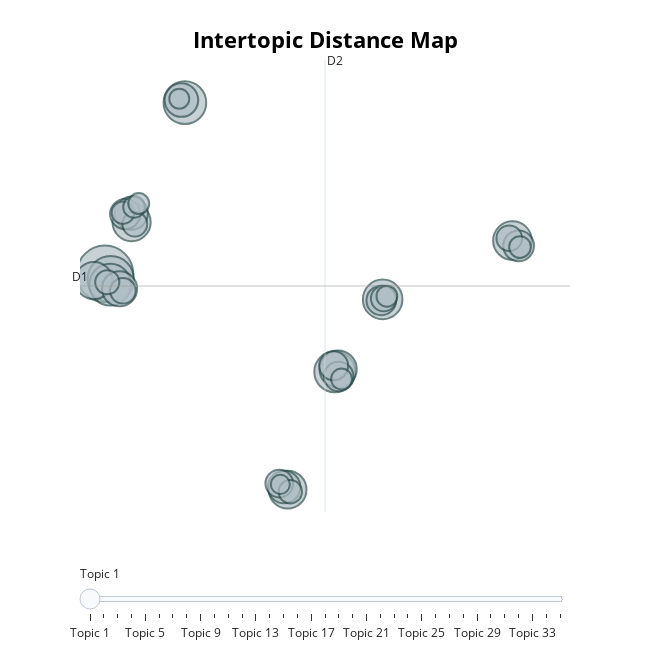

Write notebook code for a chart like this one.
### Code cell
fig1 = topic_model.visualize_topics()

### Figure 1 — Plotly figure (JSON) as saved in the notebook; plotly's stock layout.template omitted (floating-point values rounded to 4 significant figures)
{"data": [{"customdata": [[1, "signor | natura | anima | materia | esso", 88], [2, "libri | biblioteca | leggere | libro | giornali", 59], [3, "occhi | mammina | dito | ingannato | giocare", 50], [4, "libertà | potevo | potuto | vivere | via", 48], [5, "moglie | matrimonio | lascio | sù | marito", 46], [6, "par | com | avvenuto | piccina | possibile", 43], [7, "gridai | esclamai | riso | risi | ridere", 41], [8, "disse | colpa | municipio | esclamò | gemette", 40], [9, "italia | marchese | venuto | francese | signor", 39], [10, "morto | vivo | morte | cadavere | umano", 38], [11, "moglie | madre | figliuoli | batta | dote", 38], [12, "pascal | vivo | morto | addosso | tante", 34], [13, "madre | mamma | zia | scolastica | vedova", 31], [14, "occhio | occhiali | capelli | corti | barbiere", 30], [15, "bruttissimo | torto | suocero | esclamò | ragione", 29], [16, "signor | esclamò | solleva | colpi | dormo", 26], [17, "mano | guardò | man | guardar | quegli", 25], [18, "dissi | pronto | digo | devi | rispose", 24], [19, "sì | pulitamente | accertarsi | avantaciarse | voilà", 24], [20, "udite | rifà | alza | anca | andiamo", 23], [21, "riassumendo | trasecolai | eco | intesi | ", 21], [22, "possibile | stride | meravigliarsi | consuma | immagino", 18], [23, "candida | signora | vestia | bernaldez | está", 18], [24, "lapide | concittadini | attestato | roulettes | cvor", 18], [25, "sentii | gola | girò | forte | punto", 17], [26, "biglietti | portafogli | libero | cercavo | contare", 16], [27, "treno | stazione | papaveri | giornale | parola", 15], [28, "viaggio | ponte | berrettino | inverno | cappellaccio", 14], [29, "mano | mani | spalle | occhi | passò", 13], [30, "signor | dorme | debba | donne | linguaggio", 13], [31, "dottor | servo | consideri | clericale | pane", 12], [32, "ani | passà | trant | careccia | contra", 12], [33, "gracie | luce | bugia | cachetes | pardon", 12], [34, "abbajava | zampine | supplizio | cagnetta | bernaldez", 11], [35, "fratello | ritrovato | denunziato | patir | affermazione", 10]], "hovertemplate": "<b>Topic %{customdata[0]}</b><br>Words: %{customdata[1]}<br>Size: %{customdata[2]}", "legendgroup": "", "marker": {"color": "#B0BEC5", "line": {"color": "DarkSlateGrey", "width": 2}, "size": [88, 59, 50, 48, 46, 43, 41, 40, 39, 38, 38, 34, 31, 30, 29, 26, 25, 24, 24, 23, 21, 18, 18, 18, 17, 16, 15, 14, 13, 13, 12, 12, 12, 11, 10], "sizemode": "area", "sizeref": 0.055, "symbol": "circle"}, "mode": "markers", "name": "", "orientation": "v", "showlegend": false, "type": "scatter", "x": [-4.165, -3.872, -0.09371, -3.897, 7.54, 9.979, 16.59, -2.808, 5.139, 7.712, -4.727, -3.423, -0.2715, -2.819, 4.96, 16.9, -3.137, 7.74, 9.907, 7.484, 4.713, 10.03, 16.43, -3.253, -2.647, -4.048, 5.274, -3.249, -2.683, 16.98, 7.885, -2.444, 10.2, -0.3806, 4.767], "xaxis": "x", "y": [5.647, 5.285, 17.37, 4.907, -1.053, 3.904, 7.929, 9.189, -9.116, -0.8751, 5.193, 4.632, 17.54, 9.796, -8.943, 7.566, 9.739, -1.371, 3.834, -0.6364, -8.702, 3.961, 8.091, 4.491, 9.058, 5.077, -9.258, 9.836, 10.23, 7.483, -1.544, 10.46, 4.121, 17.64, -8.756], "yaxis": "y"}], "layout": {"annotations": [{"showarrow": false, "text": "D1", "x": -5.437, "y": 4.819, "yshift": 10}, {"showarrow": false, "text": "D2", "x": 7.043, "xshift": 10, "y": 20.29}], "height": 650, "hoverlabel": {"bgcolor": "white", "font": {"family": "Rockwell", "size": 16}}, "legend": {"itemsizing": "constant", "tracegroupgap": 0}, "margin": {"t": 60}, "shapes": [{"line": {"color": "#CFD8DC", "width": 2}, "type": "line", "x0": 7.043, "x1": 7.043, "y0": -10.65, "y1": 20.29}, {"line": {"color": "#9E9E9E", "width": 2}, "type": "line", "x0": -5.437, "x1": 19.52, "y0": 4.819, "y1": 4.819}], "sliders": [{"active": 0, "pad": {"t": 50}, "steps": [{"args": [{"marker.color": [["red", "#B0BEC5", "#B0BEC5", "#B0BEC5", "#B0BEC5", "#B0BEC5", "#B0BEC5", "#B0BEC5", "#B0BEC5", "#B0BEC5", "#B0BEC5", "#B0BEC5", "#B0BEC5", "#B0BEC5", "#B0BEC5", "#B0BEC5", "#B0BEC5", "#B0BEC5", "#B0BEC5", "#B0BEC5", "#B0BEC5", "#B0BEC5", "#B0BEC5", "#B0BEC5", "#B0BEC5", "#B0BEC5", "#B0BEC5", "#B0BEC5", "#B0BEC5", "#B0BEC5", "#B0BEC5", "#B0BEC5", "#B0BEC5", "#B0BEC5", "#B0BEC5"]]}], "label": "Topic 1", "method": "update"}, {"args": [{"marker.color": [["#B0BEC5", "red", "#B0BEC5", "#B0BEC5", "#B0BEC5", "#B0BEC5", "#B0BEC5", "#B0BEC5", "#B0BEC5", "#B0BEC5", "#B0BEC5", "#B0BEC5", "#B0BEC5", "#B0BEC5", "#B0BEC5", "#B0BEC5", "#B0BEC5", "#B0BEC5", "#B0BEC5", "#B0BEC5", "#B0BEC5", "#B0BEC5", "#B0BEC5", "#B0BEC5", "#B0BEC5", "#B0BEC5", "#B0BEC5", "#B0BEC5", "#B0BEC5", "#B0BEC5", "#B0BEC5", "#B0BEC5", "#B0BEC5", "#B0BEC5", "#B0BEC5"]]}], "label": "Topic 2", "method": "update"}, {"args": [{"marker.color": [["#B0BEC5", "#B0BEC5", "red", "#B0BEC5", "#B0BEC5", "#B0BEC5", "#B0BEC5", "#B0BEC5", "#B0BEC5", "#B0BEC5", "#B0BEC5", "#B0BEC5", "#B0BEC5", "#B0BEC5", "#B0BEC5", "#B0BEC5", "#B0BEC5", "#B0BEC5", "#B0BEC5", "#B0BEC5", "#B0BEC5", "#B0BEC5", "#B0BEC5", "#B0BEC5", "#B0BEC5", "#B0BEC5", "#B0BEC5", "#B0BEC5", "#B0BEC5", "#B0BEC5", "#B0BEC5", "#B0BEC5", "#B0BEC5", "#B0BEC5", "#B0BEC5"]]}], "label": "Topic 3", "method": "update"}, {"args": [{"marker.color": [["#B0BEC5", "#B0BEC5", "#B0BEC5", "red", "#B0BEC5", "#B0BEC5", "#B0BEC5", "#B0BEC5", "#B0BEC5", "#B0BEC5", "#B0BEC5", "#B0BEC5", "#B0BEC5", "#B0BEC5", "#B0BEC5", "#B0BEC5", "#B0BEC5", "#B0BEC5", "#B0BEC5", "#B0BEC5", "#B0BEC5", "#B0BEC5", "#B0BEC5", "#B0BEC5", "#B0BEC5", "#B0BEC5", "#B0BEC5", "#B0BEC5", "#B0BEC5", "#B0BEC5", "#B0BEC5", "#B0BEC5", "#B0BEC5", "#B0BEC5", "#B0BEC5"]]}], "label": "Topic 4", "method": "update"}, {"args": [{"marker.color": [["#B0BEC5", "#B0BEC5", "#B0BEC5", "#B0BEC5", "red", "#B0BEC5", "#B0BEC5", "#B0BEC5", "#B0BEC5", "#B0BEC5", "#B0BEC5", "#B0BEC5", "#B0BEC5", "#B0BEC5", "#B0BEC5", "#B0BEC5", "#B0BEC5", "#B0BEC5", "#B0BEC5", "#B0BEC5", "#B0BEC5", "#B0BEC5", "#B0BEC5", "#B0BEC5", "#B0BEC5", "#B0BEC5", "#B0BEC5", "#B0BEC5", "#B0BEC5", "#B0BEC5", "#B0BEC5", "#B0BEC5", "#B0BEC5", "#B0BEC5", "#B0BEC5"]]}], "label": "Topic 5", "method": "update"}, {"args": [{"marker.color": [["#B0BEC5", "#B0BEC5", "#B0BEC5", "#B0BEC5", "#B0BEC5", "red", "#B0BEC5", "#B0BEC5", "#B0BEC5", "#B0BEC5", "#B0BEC5", "#B0BEC5", "#B0BEC5", "#B0BEC5", "#B0BEC5", "#B0BEC5", "#B0BEC5", "#B0BEC5", "#B0BEC5", "#B0BEC5", "#B0BEC5", "#B0BEC5", "#B0BEC5", "#B0BEC5", "#B0BEC5", "#B0BEC5", "#B0BEC5", "#B0BEC5", "#B0BEC5", "#B0BEC5", "#B0BEC5", "#B0BEC5", "#B0BEC5", "#B0BEC5", "#B0BEC5"]]}], "label": "Topic 6", "method": "update"}, {"args": [{"marker.color": [["#B0BEC5", "#B0BEC5", "#B0BEC5", "#B0BEC5", "#B0BEC5", "#B0BEC5", "red", "#B0BEC5", "#B0BEC5", "#B0BEC5", "#B0BEC5", "#B0BEC5", "#B0BEC5", "#B0BEC5", "#B0BEC5", "#B0BEC5", "#B0BEC5", "#B0BEC5", "#B0BEC5", "#B0BEC5", "#B0BEC5", "#B0BEC5", "#B0BEC5", "#B0BEC5", "#B0BEC5", "#B0BEC5", "#B0BEC5", "#B0BEC5", "#B0BEC5", "#B0BEC5", "#B0BEC5", "#B0BEC5", "#B0BEC5", "#B0BEC5", "#B0BEC5"]]}], "label": "Topic 7", "method": "update"}, {"args": [{"marker.color": [["#B0BEC5", "#B0BEC5", "#B0BEC5", "#B0BEC5", "#B0BEC5", "#B0BEC5", "#B0BEC5", "red", "#B0BEC5", "#B0BEC5", "#B0BEC5", "#B0BEC5", "#B0BEC5", "#B0BEC5", "#B0BEC5", "#B0BEC5", "#B0BEC5", "#B0BEC5", "#B0BEC5", "#B0BEC5", "#B0BEC5", "#B0BEC5", "#B0BEC5", "#B0BEC5", "#B0BEC5", "#B0BEC5", "#B0BEC5", "#B0BEC5", "#B0BEC5", "#B0BEC5", "#B0BEC5", "#B0BEC5", "#B0BEC5", "#B0BEC5", "#B0BEC5"]]}], "label": "Topic 8", "method": "update"}, {"args": [{"marker.color": [["#B0BEC5", "#B0BEC5", "#B0BEC5", "#B0BEC5", "#B0BEC5", "#B0BEC5", "#B0BEC5", "#B0BEC5", "red", "#B0BEC5", "#B0BEC5", "#B0BEC5", "#B0BEC5", "#B0BEC5", "#B0BEC5", "#B0BEC5", "#B0BEC5", "#B0BEC5", "#B0BEC5", "#B0BEC5", "#B0BEC5", "#B0BEC5", "#B0BEC5", "#B0BEC5", "#B0BEC5", "#B0BEC5", "#B0BEC5", "#B0BEC5", "#B0BEC5", "#B0BEC5", "#B0BEC5", "#B0BEC5", "#B0BEC5", "#B0BEC5", "#B0BEC5"]]}], "label": "Topic 9", "method": "update"}, {"args": [{"marker.color": [["#B0BEC5", "#B0BEC5", "#B0BEC5", "#B0BEC5", "#B0BEC5", "#B0BEC5", "#B0BEC5", "#B0BEC5", "#B0BEC5", "red", "#B0BEC5", "#B0BEC5", "#B0BEC5", "#B0BEC5", "#B0BEC5", "#B0BEC5", "#B0BEC5", "#B0BEC5", "#B0BEC5", "#B0BEC5", "#B0BEC5", "#B0BEC5", "#B0BEC5", "#B0BEC5", "#B0BEC5", "#B0BEC5", "#B0BEC5", "#B0BEC5", "#B0BEC5", "#B0BEC5", "#B0BEC5", "#B0BEC5", "#B0BEC5", "#B0BEC5", "#B0BEC5"]]}], "label": "Topic 10", "method": "update"}, {"args": [{"marker.color": [["#B0BEC5", "#B0BEC5", "#B0BEC5", "#B0BEC5", "#B0BEC5", "#B0BEC5", "#B0BEC5", "#B0BEC5", "#B0BEC5", "#B0BEC5", "red", "#B0BEC5", "#B0BEC5", "#B0BEC5", "#B0BEC5", "#B0BEC5", "#B0BEC5", "#B0BEC5", "#B0BEC5", "#B0BEC5", "#B0BEC5", "#B0BEC5", "#B0BEC5", "#B0BEC5", "#B0BEC5", "#B0BEC5", "#B0BEC5", "#B0BEC5", "#B0BEC5", "#B0BEC5", "#B0BEC5", "#B0BEC5", "#B0BEC5", "#B0BEC5", "#B0BEC5"]]}], "label": "Topic 11", "method": "update"}, {"args": [{"marker.color": [["#B0BEC5", "#B0BEC5", "#B0BEC5", "#B0BEC5", "#B0BEC5", "#B0BEC5", "#B0BEC5", "#B0BEC5", "#B0BEC5", "#B0BEC5", "#B0BEC5", "red", "#B0BEC5", "#B0BEC5", "#B0BEC5", "#B0BEC5", "#B0BEC5", "#B0BEC5", "#B0BEC5", "#B0BEC5", "#B0BEC5", "#B0BEC5", "#B0BEC5", "#B0BEC5", "#B0BEC5", "#B0BEC5", "#B0BEC5", "#B0BEC5", "#B0BEC5", "#B0BEC5", "#B0BEC5", "#B0BEC5", "#B0BEC5", "#B0BEC5", "#B0BEC5"]]}], "label": "Topic 12", "method": "update"}, {"args": [{"marker.color": [["#B0BEC5", "#B0BEC5", "#B0BEC5", "#B0BEC5", "#B0BEC5", "#B0BEC5", "#B0BEC5", "#B0BEC5", "#B0BEC5", "#B0BEC5", "#B0BEC5", "#B0BEC5", "red", "#B0BEC5", "#B0BEC5", "#B0BEC5", "#B0BEC5", "#B0BEC5", "#B0BEC5", "#B0BEC5", "#B0BEC5", "#B0BEC5", "#B0BEC5", "#B0BEC5", "#B0BEC5", "#B0BEC5", "#B0BEC5", "#B0BEC5", "#B0BEC5", "#B0BEC5", "#B0BEC5", "#B0BEC5", "#B0BEC5", "#B0BEC5", "#B0BEC5"]]}], "label": "Topic 13", "method": "update"}, {"args": [{"marker.color": [["#B0BEC5", "#B0BEC5", "#B0BEC5", "#B0BEC5", "#B0BEC5", "#B0BEC5", "#B0BEC5", "#B0BEC5", "#B0BEC5", "#B0BEC5", "#B0BEC5", "#B0BEC5", "#B0BEC5", "red", "#B0BEC5", "#B0BEC5", "#B0BEC5", "#B0BEC5", "#B0BEC5", "#B0BEC5", "#B0BEC5", "#B0BEC5", "#B0BEC5", "#B0BEC5", "#B0BEC5", "#B0BEC5", "#B0BEC5", "#B0BEC5", "#B0BEC5", "#B0BEC5", "#B0BEC5", "#B0BEC5", "#B0BEC5", "#B0BEC5", "#B0BEC5"]]}], "label": "Topic 14", "method": "update"}, {"args": [{"marker.color": [["#B0BEC5", "#B0BEC5", "#B0BEC5", "#B0BEC5", "#B0BEC5", "#B0BEC5", "#B0BEC5", "#B0BEC5", "#B0BEC5", "#B0BEC5", "#B0BEC5", "#B0BEC5", "#B0BEC5", "#B0BEC5", "red", "#B0BEC5", "#B0BEC5", "#B0BEC5", "#B0BEC5", "#B0BEC5", "#B0BEC5", "#B0BEC5", "#B0BEC5", "#B0BEC5", "#B0BEC5", "#B0BEC5", "#B0BEC5", "#B0BEC5", "#B0BEC5", "#B0BEC5", "#B0BEC5", "#B0BEC5", "#B0BEC5", "#B0BEC5", "#B0BEC5"]]}], "label": "Topic 15", "method": "update"}, {"args": [{"marker.color": [["#B0BEC5", "#B0BEC5", "#B0BEC5", "#B0BEC5", "#B0BEC5", "#B0BEC5", "#B0BEC5", "#B0BEC5", "#B0BEC5", "#B0BEC5", "#B0BEC5", "#B0BEC5", "#B0BEC5", "#B0BEC5", "#B0BEC5", "red", "#B0BEC5", "#B0BEC5", "#B0BEC5", "#B0BEC5", "#B0BEC5", "#B0BEC5", "#B0BEC5", "#B0BEC5", "#B0BEC5", "#B0BEC5", "#B0BEC5", "#B0BEC5", "#B0BEC5", "#B0BEC5", "#B0BEC5", "#B0BEC5", "#B0BEC5", "#B0BEC5", "#B0BEC5"]]}], "label": "Topic 16", "method": "update"}, {"args": [{"marker.color": [["#B0BEC5", "#B0BEC5", "#B0BEC5", "#B0BEC5", "#B0BEC5", "#B0BEC5", "#B0BEC5", "#B0BEC5", "#B0BEC5", "#B0BEC5", "#B0BEC5", "#B0BEC5", "#B0BEC5", "#B0BEC5", "#B0BEC5", "#B0BEC5", "red", "#B0BEC5", "#B0BEC5", "#B0BEC5", "#B0BEC5", "#B0BEC5", "#B0BEC5", "#B0BEC5", "#B0BEC5", "#B0BEC5", "#B0BEC5", "#B0BEC5", "#B0BEC5", "#B0BEC5", "#B0BEC5", "#B0BEC5", "#B0BEC5", "#B0BEC5", "#B0BEC5"]]}], "label": "Topic 17", "method": "update"}, {"args": [{"marker.color": [["#B0BEC5", "#B0BEC5", "#B0BEC5", "#B0BEC5", "#B0BEC5", "#B0BEC5", "#B0BEC5", "#B0BEC5", "#B0BEC5", "#B0BEC5", "#B0BEC5", "#B0BEC5", "#B0BEC5", "#B0BEC5", "#B0BEC5", "#B0BEC5", "#B0BEC5", "red", "#B0BEC5", "#B0BEC5", "#B0BEC5", "#B0BEC5", "#B0BEC5", "#B0BEC5", "#B0BEC5", "#B0BEC5", "#B0BEC5", "#B0BEC5", "#B0BEC5", "#B0BEC5", "#B0BEC5", "#B0BEC5", "#B0BEC5", "#B0BEC5", "#B0BEC5"]]}], "label": "Topic 18", "method": "update"}, {"args": [{"marker.color": [["#B0BEC5", "#B0BEC5", "#B0BEC5", "#B0BEC5", "#B0BEC5", "#B0BEC5", "#B0BEC5", "#B0BEC5", "#B0BEC5", "#B0BEC5", "#B0BEC5", "#B0BEC5", "#B0BEC5", "#B0BEC5", "#B0BEC5", "#B0BEC5", "#B0BEC5", "#B0BEC5", "red", "#B0BEC5", "#B0BEC5", "#B0BEC5", "#B0BEC5", "#B0BEC5", "#B0BEC5", "#B0BEC5", "#B0BEC5", "#B0BEC5", "#B0BEC5", "#B0BEC5", "#B0BEC5", "#B0BEC5", "#B0BEC5", "#B0BEC5", "#B0BEC5"]]}], "label": "Topic 19", "method": "update"}, {"args": [{"marker.color": [["#B0BEC5", "#B0BEC5", "#B0BEC5", "#B0BEC5", "#B0BEC5", "#B0BEC5", "#B0BEC5", "#B0BEC5", "#B0BEC5", "#B0BEC5", "#B0BEC5", "#B0BEC5", "#B0BEC5", "#B0BEC5", "#B0BEC5", "#B0BEC5", "#B0BEC5", "#B0BEC5", "#B0BEC5", "red", "#B0BEC5", "#B0BEC5", "#B0BEC5", "#B0BEC5", "#B0BEC5", "#B0BEC5", "#B0BEC5", "#B0BEC5", "#B0BEC5", "#B0BEC5", "#B0BEC5", "#B0BEC5", "#B0BEC5", "#B0BEC5", "#B0BEC5"]]}], "label": "Topic 20", "method": "update"}, {"args": [{"marker.color": [["#B0BEC5", "#B0BEC5", "#B0BEC5", "#B0BEC5", "#B0BEC5", "#B0BEC5", "#B0BEC5", "#B0BEC5", "#B0BEC5", "#B0BEC5", "#B0BEC5", "#B0BEC5", "#B0BEC5", "#B0BEC5", "#B0BEC5", "#B0BEC5", "#B0BEC5", "#B0BEC5", "#B0BEC5", "#B0BEC5", "red", "#B0BEC5", "#B0BEC5", "#B0BEC5", "#B0BEC5", "#B0BEC5", "#B0BEC5", "#B0BEC5", "#B0BEC5", "#B0BEC5", "#B0BEC5", "#B0BEC5", "#B0BEC5", "#B0BEC5", "#B0BEC5"]]}], "label": "Topic 21", "method": "update"}, {"args": [{"marker.color": [["#B0BEC5", "#B0BEC5", "#B0BEC5", "#B0BEC5", "#B0BEC5", "#B0BEC5", "#B0BEC5", "#B0BEC5", "#B0BEC5", "#B0BEC5", "#B0BEC5", "#B0BEC5", "#B0BEC5", "#B0BEC5", "#B0BEC5", "#B0BEC5", "#B0BEC5", "#B0BEC5", "#B0BEC5", "#B0BEC5", "#B0BEC5", "red", "#B0BEC5", "#B0BEC5", "#B0BEC5", "#B0BEC5", "#B0BEC5", "#B0BEC5", "#B0BEC5", "#B0BEC5", "#B0BEC5", "#B0BEC5", "#B0BEC5", "#B0BEC5", "#B0BEC5"]]}], "label": "Topic 22", "method": "update"}, {"args": [{"marker.color": [["#B0BEC5", "#B0BEC5", "#B0BEC5", "#B0BEC5", "#B0BEC5", "#B0BEC5", "#B0BEC5", "#B0BEC5", "#B0BEC5", "#B0BEC5", "#B0BEC5", "#B0BEC5", "#B0BEC5", "#B0BEC5", "#B0BEC5", "#B0BEC5", "#B0BEC5", "#B0BEC5", "#B0BEC5", "#B0BEC5", "#B0BEC5", "#B0BEC5", "red", "#B0BEC5", "#B0BEC5", "#B0BEC5", "#B0BEC5", "#B0BEC5", "#B0BEC5", "#B0BEC5", "#B0BEC5", "#B0BEC5", "#B0BEC5", "#B0BEC5", "#B0BEC5"]]}], "label": "Topic 23", "method": "update"}, {"args": [{"marker.color": [["#B0BEC5", "#B0BEC5", "#B0BEC5", "#B0BEC5", "#B0BEC5", "#B0BEC5", "#B0BEC5", "#B0BEC5", "#B0BEC5", "#B0BEC5", "#B0BEC5", "#B0BEC5", "#B0BEC5", "#B0BEC5", "#B0BEC5", "#B0BEC5", "#B0BEC5", "#B0BEC5", "#B0BEC5", "#B0BEC5", "#B0BEC5", "#B0BEC5", "#B0BEC5", "red", "#B0BEC5", "#B0BEC5", "#B0BEC5", "#B0BEC5", "#B0BEC5", "#B0BEC5", "#B0BEC5", "#B0BEC5", "#B0BEC5", "#B0BEC5", "#B0BEC5"]]}], "label": "Topic 24", "method": "update"}, {"args": [{"marker.color": [["#B0BEC5", "#B0BEC5", "#B0BEC5", "#B0BEC5", "#B0BEC5", "#B0BEC5", "#B0BEC5", "#B0BEC5", "#B0BEC5", "#B0BEC5", "#B0BEC5", "#B0BEC5", "#B0BEC5", "#B0BEC5", "#B0BEC5", "#B0BEC5", "#B0BEC5", "#B0BEC5", "#B0BEC5", "#B0BEC5", "#B0BEC5", "#B0BEC5", "#B0BEC5", "#B0BEC5", "red", "#B0BEC5", "#B0BEC5", "#B0BEC5", "#B0BEC5", "#B0BEC5", "#B0BEC5", "#B0BEC5", "#B0BEC5", "#B0BEC5", "#B0BEC5"]]}], "label": "Topic 25", "method": "update"}, {"args": [{"marker.color": [["#B0BEC5", "#B0BEC5", "#B0BEC5", "#B0BEC5", "#B0BEC5", "#B0BEC5", "#B0BEC5", "#B0BEC5", "#B0BEC5", "#B0BEC5", "#B0BEC5", "#B0BEC5", "#B0BEC5", "#B0BEC5", "#B0BEC5", "#B0BEC5", "#B0BEC5", "#B0BEC5", "#B0BEC5", "#B0BEC5", "#B0BEC5", "#B0BEC5", "#B0BEC5", "#B0BEC5", "#B0BEC5", "red", "#B0BEC5", "#B0BEC5", "#B0BEC5", "#B0BEC5", "#B0BEC5", "#B0BEC5", "#B0BEC5", "#B0BEC5", "#B0BEC5"]]}], "label": "Topic 26", "method": "update"}, {"args": [{"marker.color": [["#B0BEC5", "#B0BEC5", "#B0BEC5", "#B0BEC5", "#B0BEC5", "#B0BEC5", "#B0BEC5", "#B0BEC5", "#B0BEC5", "#B0BEC5", "#B0BEC5", "#B0BEC5", "#B0BEC5", "#B0BEC5", "#B0BEC5", "#B0BEC5", "#B0BEC5", "#B0BEC5", "#B0BEC5", "#B0BEC5", "#B0BEC5", "#B0BEC5", "#B0BEC5", "#B0BEC5", "#B0BEC5", "#B0BEC5", "red", "#B0BEC5", "#B0BEC5", "#B0BEC5", "#B0BEC5", "#B0BEC5", "#B0BEC5", "#B0BEC5", "#B0BEC5"]]}], "label": "Topic 27", "method": "update"}, {"args": [{"marker.color": [["#B0BEC5", "#B0BEC5", "#B0BEC5", "#B0BEC5", "#B0BEC5", "#B0BEC5", "#B0BEC5", "#B0BEC5", "#B0BEC5", "#B0BEC5", "#B0BEC5", "#B0BEC5", "#B0BEC5", "#B0BEC5", "#B0BEC5", "#B0BEC5", "#B0BEC5", "#B0BEC5", "#B0BEC5", "#B0BEC5", "#B0BEC5", "#B0BEC5", "#B0BEC5", "#B0BEC5", "#B0BEC5", "#B0BEC5", "#B0BEC5", "red", "#B0BEC5", "#B0BEC5", "#B0BEC5", "#B0BEC5", "#B0BEC5", "#B0BEC5", "#B0BEC5"]]}], "label": "Topic 28", "method": "update"}, {"args": [{"marker.color": [["#B0BEC5", "#B0BEC5", "#B0BEC5", "#B0BEC5", "#B0BEC5", "#B0BEC5", "#B0BEC5", "#B0BEC5", "#B0BEC5", "#B0BEC5", "#B0BEC5", "#B0BEC5", "#B0BEC5", "#B0BEC5", "#B0BEC5", "#B0BEC5", "#B0BEC5", "#B0BEC5", "#B0BEC5", "#B0BEC5", "#B0BEC5", "#B0BEC5", "#B0BEC5", "#B0BEC5", "#B0BEC5", "#B0BEC5", "#B0BEC5", "#B0BEC5", "red", "#B0BEC5", "#B0BEC5", "#B0BEC5", "#B0BEC5", "#B0BEC5", "#B0BEC5"]]}], "label": "Topic 29", "method": "update"}, {"args": [{"marker.color": [["#B0BEC5", "#B0BEC5", "#B0BEC5", "#B0BEC5", "#B0BEC5", "#B0BEC5", "#B0BEC5", "#B0BEC5", "#B0BEC5", "#B0BEC5", "#B0BEC5", "#B0BEC5", "#B0BEC5", "#B0BEC5", "#B0BEC5", "#B0BEC5", "#B0BEC5", "#B0BEC5", "#B0BEC5", "#B0BEC5", "#B0BEC5", "#B0BEC5", "#B0BEC5", "#B0BEC5", "#B0BEC5", "#B0BEC5", "#B0BEC5", "#B0BEC5", "#B0BEC5", "red", "#B0BEC5", "#B0BEC5", "#B0BEC5", "#B0BEC5", "#B0BEC5"]]}], "label": "Topic 30", "method": "update"}, {"args": [{"marker.color": [["#B0BEC5", "#B0BEC5", "#B0BEC5", "#B0BEC5", "#B0BEC5", "#B0BEC5", "#B0BEC5", "#B0BEC5", "#B0BEC5", "#B0BEC5", "#B0BEC5", "#B0BEC5", "#B0BEC5", "#B0BEC5", "#B0BEC5", "#B0BEC5", "#B0BEC5", "#B0BEC5", "#B0BEC5", "#B0BEC5", "#B0BEC5", "#B0BEC5", "#B0BEC5", "#B0BEC5", "#B0BEC5", "#B0BEC5", "#B0BEC5", "#B0BEC5", "#B0BEC5", "#B0BEC5", "red", "#B0BEC5", "#B0BEC5", "#B0BEC5", "#B0BEC5"]]}], "label": "Topic 31", "method": "update"}, {"args": [{"marker.color": [["#B0BEC5", "#B0BEC5", "#B0BEC5", "#B0BEC5", "#B0BEC5", "#B0BEC5", "#B0BEC5", "#B0BEC5", "#B0BEC5", "#B0BEC5", "#B0BEC5", "#B0BEC5", "#B0BEC5", "#B0BEC5", "#B0BEC5", "#B0BEC5", "#B0BEC5", "#B0BEC5", "#B0BEC5", "#B0BEC5", "#B0BEC5", "#B0BEC5", "#B0BEC5", "#B0BEC5", "#B0BEC5", "#B0BEC5", "#B0BEC5", "#B0BEC5", "#B0BEC5", "#B0BEC5", "#B0BEC5", "red", "#B0BEC5", "#B0BEC5", "#B0BEC5"]]}], "label": "Topic 32", "method": "update"}, {"args": [{"marker.color": [["#B0BEC5", "#B0BEC5", "#B0BEC5", "#B0BEC5", "#B0BEC5", "#B0BEC5", "#B0BEC5", "#B0BEC5", "#B0BEC5", "#B0BEC5", "#B0BEC5", "#B0BEC5", "#B0BEC5", "#B0BEC5", "#B0BEC5", "#B0BEC5", "#B0BEC5", "#B0BEC5", "#B0BEC5", "#B0BEC5", "#B0BEC5", "#B0BEC5", "#B0BEC5", "#B0BEC5", "#B0BEC5", "#B0BEC5", "#B0BEC5", "#B0BEC5", "#B0BEC5", "#B0BEC5", "#B0BEC5", "#B0BEC5", "red", "#B0BEC5", "#B0BEC5"]]}], "label": "Topic 33", "method": "update"}, {"args": [{"marker.color": [["#B0BEC5", "#B0BEC5", "#B0BEC5", "#B0BEC5", "#B0BEC5", "#B0BEC5", "#B0BEC5", "#B0BEC5", "#B0BEC5", "#B0BEC5", "#B0BEC5", "#B0BEC5", "#B0BEC5", "#B0BEC5", "#B0BEC5", "#B0BEC5", "#B0BEC5", "#B0BEC5", "#B0BEC5", "#B0BEC5", "#B0BEC5", "#B0BEC5", "#B0BEC5", "#B0BEC5", "#B0BEC5", "#B0BEC5", "#B0BEC5", "#B0BEC5", "#B0BEC5", "#B0BEC5", "#B0BEC5", "#B0BEC5", "#B0BEC5", "red", "#B0BEC5"]]}], "label": "Topic 34", "method": "update"}, {"args": [{"marker.color": [["#B0BEC5", "#B0BEC5", "#B0BEC5", "#B0BEC5", "#B0BEC5", "#B0BEC5", "#B0BEC5", "#B0BEC5", "#B0BEC5", "#B0BEC5", "#B0BEC5", "#B0BEC5", "#B0BEC5", "#B0BEC5", "#B0BEC5", "#B0BEC5", "#B0BEC5", "#B0BEC5", "#B0BEC5", "#B0BEC5", "#B0BEC5", "#B0BEC5", "#B0BEC5", "#B0BEC5", "#B0BEC5", "#B0BEC5", "#B0BEC5", "#B0BEC5", "#B0BEC5", "#B0BEC5", "#B0BEC5", "#B0BEC5", "#B0BEC5", "#B0BEC5", "red"]]}], "label": "Topic 35", "method": "update"}]}], "title": {"font": {"color": "Black", "size": 22}, "text": "<b>Intertopic Distance Map", "x": 0.5, "xanchor": "center", "y": 0.95, "yanchor": "top"}, "width": 650, "xaxis": {"anchor": "y", "domain": [0, 1], "range": [-5.437, 19.52], "title": {"text": ""}, "visible": false}, "yaxis": {"anchor": "x", "domain": [0, 1], "range": [-10.65, 20.29], "title": {"text": ""}, "visible": false}}}
